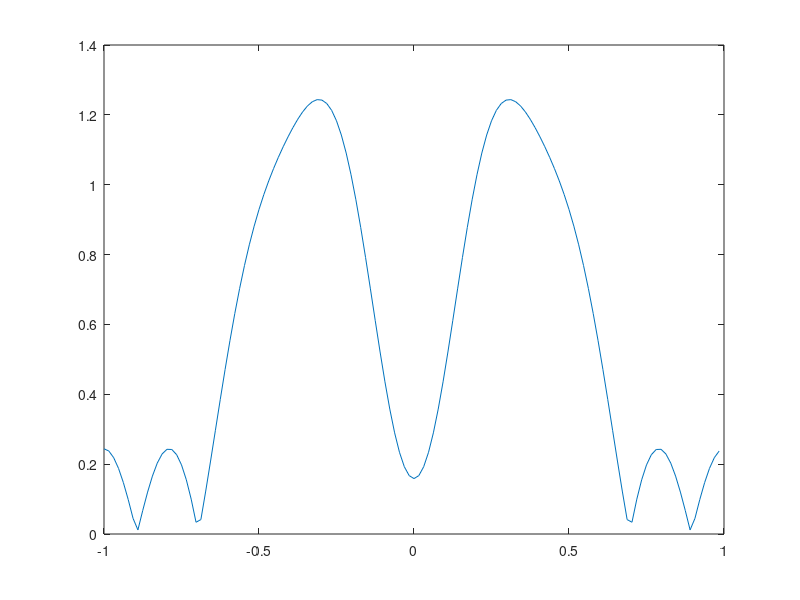

The MATLAB script that drew this image: (Note: this script raises an error after producing the figure.)
colormap(jet(64))
b = firpm(10,[0 0.05 0.15 0.55 0.65 1],[0 0 1 1 0 0]);
[H,w] = freqz(b,1,128,'whole');
plot(w/pi-1,fftshift(abs(H)))
h = ftrans2(b);
freqz2(h)